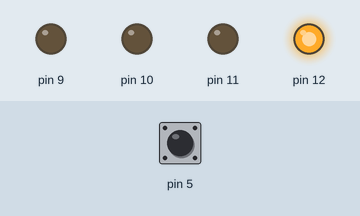
Simulated run of this sketch. Board: Arduino Uno, built with avr-gcc and run on an emulated ATmega328P. Parts: output pins drawn as LEDs (lit = HIGH). Dashed ring = blinking. The inputs (shaded band) are chosen by the test bench; at power-on: pin 5 HIGH.

Above: at 1.2 s.
1.3 s: pin 5 pulled LOW for 3.2 s
At 5.7 s:
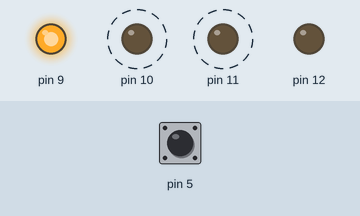
6.0 s: pin 5 pulled LOW for 0.15 s
At 7.4 s:
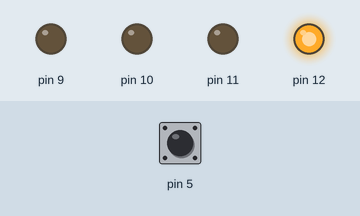
8.0 s: pin 5 pulled LOW for 1 s
At 9.3 s:
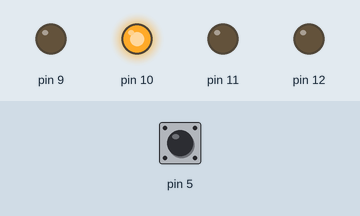
Timing chart, 0 to 11.0 s (numbered marks = the images above; inputs shaded):
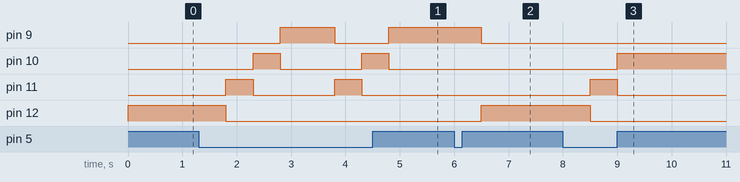

Measured:
- after the input at 1.3 s, pin 9: LOW → HIGH after 1.5 s, → LOW 1.0 s later, → HIGH 1.0 s later; pin 10: alternates HIGH for 0.50 s and LOW for 1.5 s, starting after 1.0 s; pin 11: alternates HIGH for 0.50 s and LOW for 1.5 s, starting after 0.50 s; pin 12: HIGH → LOW after 0.50 s
- after the input at 6.0 s, pin 9: HIGH → LOW after 0.50 s; pin 12: LOW → HIGH after 0.50 s
- after the input at 8.0 s, pin 10: LOW → HIGH after 1.0 s; pin 11: LOW → HIGH after 0.50 s, → LOW 0.50 s later; pin 12: HIGH → LOW after 0.50 s

The sketch:

practica_4.ino
```cpp
void setup() {
  // put your setup code here, to run once:
  pinMode(5, INPUT_PULLUP);
  pinMode(12, OUTPUT);
  pinMode(11, OUTPUT);
  pinMode(10, OUTPUT);
  pinMode(9, OUTPUT);

}

byte boton = 1;

void loop() {
  // put your main code here, to run repeatedly:


  if(digitalRead(5) == 0)
  {
     boton = !(digitalRead(5)) + boton;
     delay(500);
  }


  switch(boton)
  {
    case 1:
     digitalWrite(12, HIGH);
     digitalWrite(11, LOW);
     digitalWrite(10, LOW);
     digitalWrite(9, LOW);
     break;
     case 2:
     digitalWrite(12, LOW);
     digitalWrite(11, HIGH);
     digitalWrite(10, LOW);
     digitalWrite(9, LOW);
     break;
     case 3:
     digitalWrite(12, LOW);
     digitalWrite(11, LOW);
     digitalWrite(10, HIGH);
     digitalWrite(9, LOW);
     break;
     case 4:
     digitalWrite(12, LOW);
     digitalWrite(11, LOW);
     digitalWrite(10, LOW);
     digitalWrite(9, HIGH);
     break;
     default:
     boton = 1;
     break;
  }


}
```
